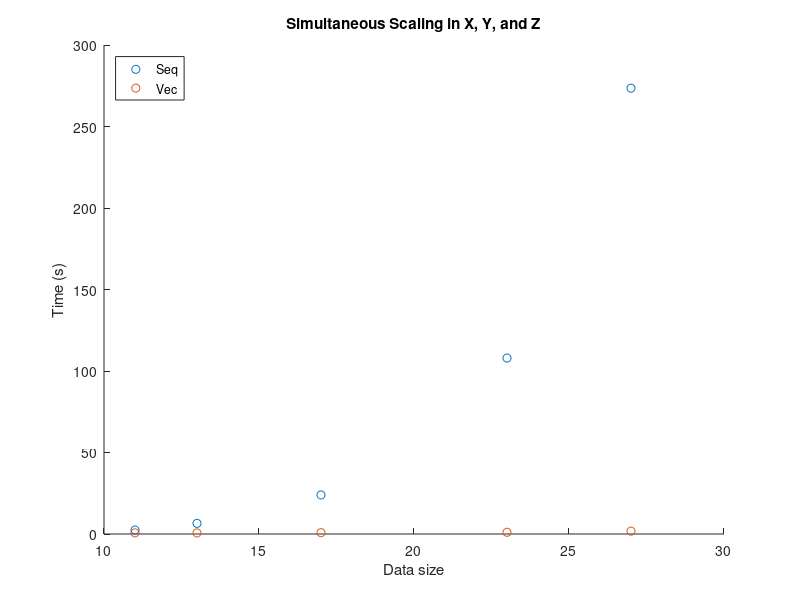

This chart was generated by the following MATLAB code:
if 0
    
load('ipack_125xyz.mat','ipack_125xyz')

n_case = 5;

% 1: sequential, 2: vec
result_time = zeros(n_case,2);

% size of the data
result_size = zeros(n_case,1);

cubesize = size(ppr.Model.Model);

    
for imodel = 1:n_case
    
    index = (imodel-1)*25 + (imodel-1)*5 + (imodel-1) + 1;
    ppr = ipack_125xyz(index);
    datasize = size(ppr.Model.Model,1);
    
    tic
    [x0 y0 z0 v0] = Stress_Miner_time_loop(ppr,0);
    time0 = toc;
    
    tic
    [x1 y1 z1 v1] = Stress_Miner_time_loop(ppr,1);
    time1 = toc;

    % show progress
    [imodel datasize time0 time1]
    
    result_size(imodel,1) = datasize;
    result_time(imodel,1) = time0;
    result_time(imodel,2) = time1;
end

result_time

save('compete_125xyz.mat','result_size','result_time','cubesize')
end

load('compete_125xyz.mat','result_size','result_time','cubesize')

clf
hold on
plot(result_size(:,1),result_time(:,1),'o')
plot(result_size(:,1),result_time(:,2),'o')
legend('Seq','Vec','Location','Northwest')
xlabel('Data size')
ylabel('Time (s)')
title(sprintf('Simultaneous Scaling in X, Y, and Z'))



